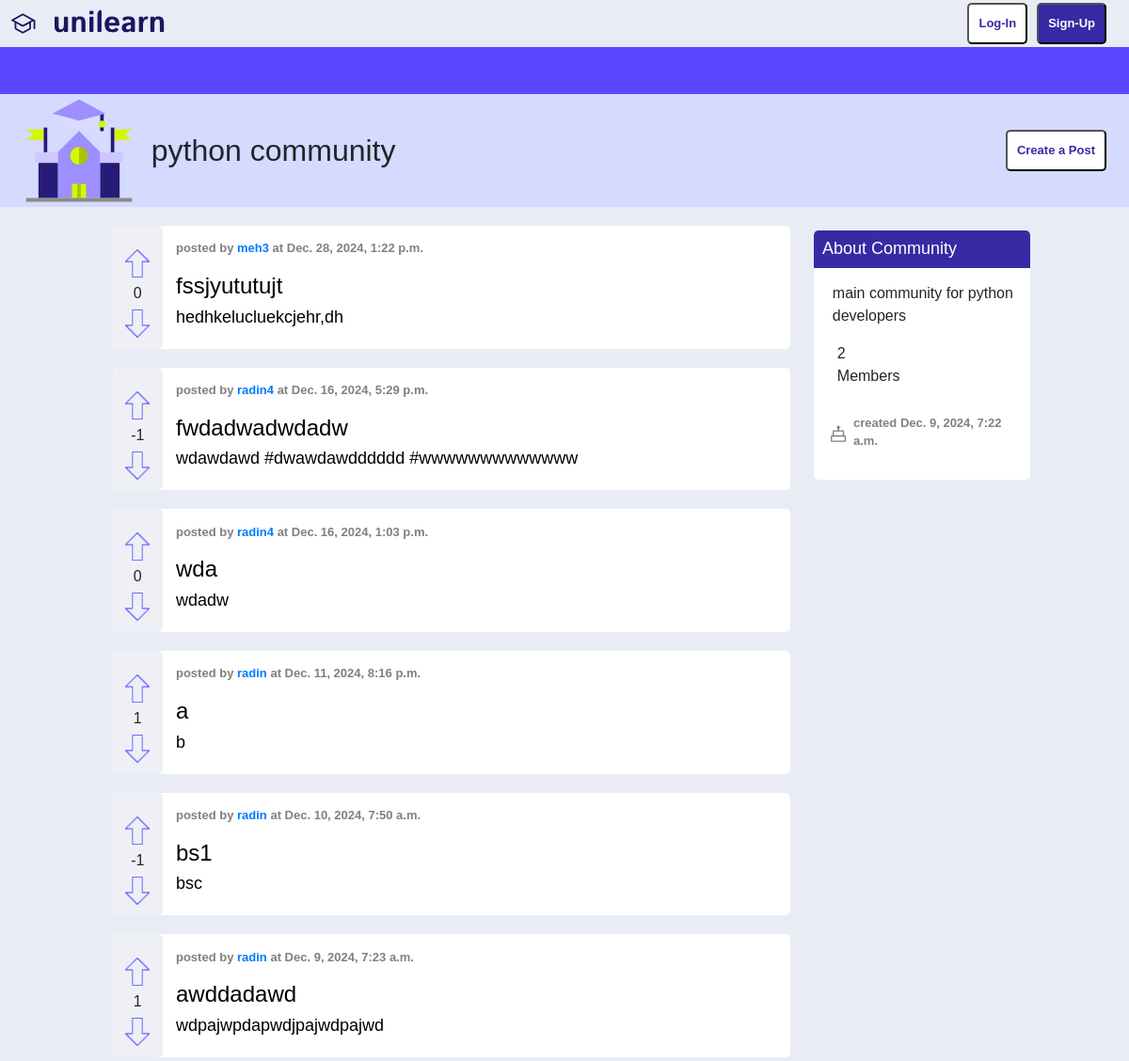
The app's page /subreddits/python community/ with its own data.
### main/models.py (models this page shows, shortened)
class Subreddit(models.Model):
    name = models.CharField(max_length=100, unique=True)
    description = models.TextField(blank=True)
    created_by = models.ForeignKey(CustomUser, on_delete=models.CASCADE, related_name="created_subreddits")
    created_at = models.DateTimeField(auto_now_add=True)
    moderators = models.ManyToManyField(CustomUser, related_name="moderated_subreddits")

class Post(models.Model):
    title = models.CharField(max_length=300)
    content = models.TextField()
    author = models.ForeignKey(CustomUser, on_delete=models.CASCADE, related_name="posts")
    subreddit = models.ForeignKey(Subreddit, on_delete=models.CASCADE, related_name="posts")
    upvotes = models.ManyToManyField(CustomUser, related_name="post_upvotes", blank=True)
    downvotes = models.ManyToManyField(CustomUser, related_name="post_downvotes", blank=True)
    votes = models.IntegerField(default=0)
    created_at = models.DateTimeField(auto_now_add=True)
    updated_at = models.DateTimeField(auto_now=True)
    @property
    def vote_counts(self):
        return self.upvotes.count() - self.downvotes.count()

class CustomUser(AbstractUser):
    email = models.EmailField(unique=True)
    full_name = models.CharField(max_length=100, blank=True, null=True)
    phone_number = models.CharField(max_length=30, blank=True, null=True)
    mobile = models.CharField(max_length=30, blank=True, null=True)
    address = models.CharField(max_length=100, blank=True, null=True)
    description = models.TextField(blank=True, null=True)
    karma = models.IntegerField(default=0)  # Tracks user's overall karma
    date_joined = models.DateTimeField(auto_now_add=True)  # When the user created the account
    last_online = models.DateTimeField(null=True, blank=True)  # Last time the user was online
    followed_subreddits = models.ManyToManyField('Subreddit', related_name='followers', blank=True)
    profile_picture = models.ImageField(
        upload_to='profile_pictures/',
        blank=True,
        null=True,
        default='profile_pictures/default_profile_picture.png'
    )
    website = models.URLField(max_length=200, blank=True, null=True, default='http://website.com')
    github = models.URLField(max_length=200, blank=True, null=True, default='http://github.com')
    twitter = models.URLField(max_length=200, blank=True, null=True, default='http://x.com')
    linkedin = models.URLField(max_length=200, blank=True, null=True, default='http://linkedin.com')
    instagram = models.URLField(max_length=200, blank=True, null=True, default='http://instagram.com')
    facebook = models.URLField(max_length=200, blank=True, null=True, default='http://facebook.com')

### main/views.py (the view)
# urls.py: path('subreddits/<str:subreddit_name>/', views.subreddit_detail, name='subreddit_detail'),
def subreddit_detail(request, subreddit_name):
    subreddit = get_object_or_404(Subreddit, name=subreddit_name)
    posts = Post.objects.filter(subreddit=subreddit).order_by('-created_at')
    return render(request, 'templates/community_page.html', {'subreddit': subreddit, 'posts': posts})

### main/templates/community_page.html (shortened to what this page needs)
{% load static %}
<!DOCTYPE html>
<html lang="en">
<head>
    <link rel="stylesheet" href="https://cdnjs.cloudflare.com/ajax/libs/font-awesome/5.15.2/css/all.min.css">
    <link rel="stylesheet" href="https://cdn.jsdelivr.net/npm/bootstrap@4.0.0/dist/css/bootstrap.min.css">
    <link rel="stylesheet" href="{% static 'community_page.css'%}">
</head>
<body>
<div class="page">
    <div class="pageHeader">
        <div class="top-section">
            <a href="{% url 'home' %}">
                <div class="site-name">
                </div>
            </a>
            <div class="buttons">
                {% if not user.is_authenticated %}
                <a href="{% url 'login' %}"><button class="log-in"><span class="font">Log-In</span></button></a>
                <a href="{% url 'signup' %}"><button class="sign-up"><span class="font">Sign-Up</span></button></a>
                {% endif %}
            </div>
        </div>
        <div class="design">
            <div class="header-design">
                <div class="color-bar"></div>
                <div class="titleOfSite" style="margin: 0%; justify-content: space-between;" >
                    <div class="definition" style="display: flex; flex-direction: row; align-items: center; justify-content: start; margin-left: 2%; min-width: 70%;">
                        <h1 class="def">{{subreddit.name}}</h1>
                    </div>
                    <div class="buttons">
                        {% if user.is_authenticated %}
                            {% if subreddit in user.followed_subreddits.all %}
                            <a href="{% url 'follow_subreddit' subreddit.name %}"><button class="join">Unfollow Community</button></a>
                            {% else %}
                            <a href="{% url 'follow_subreddit' subreddit.name %}"><button class="join">Join</button></a>
                            {% endif %}
                        <a href="{% url 'create_post' subreddit.name %}"><button class="create-post">Create a Post</button></a>
                        {% else %}
                        <a href="{% url 'create_post' subreddit.name %}"><button class="create-post">Create a Post</button></a>
                        {% endif %}
                    </div>
                </div>
            </div>
        </div>
    </div>
    <div class="general">
        <div class="news">
            {% if posts %}
            <div class="posts">
                {% for post in posts %}
                <div class="post" style="display: flex; flex-direction: row;">
                    <div class="side-bar" style="min-height: 30px;">
                        <a href="{% url 'upvote_post_from_community' post.id %}">
                            {% if not request.user in post.upvotes.all or not user.is_authenticated %}
                            <img alt="upvote" src="{% static 'images/up-arrow-empty.png' %}" style="max-width: 30px; max-height: 30px; margin:5px;">
                            {% else %}
                            <img alt="unupvote" src="{% static 'images/up-arrow-full.png' %}" style="max-width: 30px; max-height: 30px; margin:5px;">
                            {% endif %}
                        </a>
                        <div class="vote-count">{{post.vote_counts}}</div>
                        <a href="{% url 'downvote_post_from_community' post.id %}">
                            {% if not request.user in post.downvotes.all or not user.is_authenticated %}
                            <img alt="downvote" src="{% static 'images/down-arrow-empty.png' %}"style="max-width: 30px; max-height: 30px; margin:5px;">
                            {% else %}
                            <img alt="undownvote" src="{% static 'images/down-arrow-full.png' %}"style="max-width: 30px; max-height: 30px; margin:5px;">
                            {% endif %}
                        </a>
                    </div>
                        <div class="texts" style="margin: 2%;">
                        <p class="info">posted by <a href="{% url 'user_profile' post.author.username %}"><strong>{{ post.author.username}}</strong></a> at <strong>{{post.created_at}}</strong></p>
                        <a href="{% url 'post_detail' post.id %}" style="text-decoration: none; color: black;">
                            <h3 class="main-content" style="font-size: x-large;">
                            {{ post.title }}
                            </h3>
                        </a>
                        <a href="{% url 'post_detail' post.id %}" style="text-decoration: none; color: black;">
                            <h4 class="detailOfContent" style="font-size: large;">
                            {{ post.content}}
                            </h4>
                        </a>
                        </div>
                </div>
                {% endfor %}
            </div>
            {% else %}
            <p>No posts available in this subreddit.</p>
            {% endif %}
        </div>
        <div class="details">
            <div class="aboutCommunity" style="border-radius: 5px; margin: 2%;">
                <div class="top-bar" style="border-top-left-radius: 5px; border-top-right-radius: 5px;">
                    <h3 class="title-of-details" style="font-size: large; margin: 4%;">About Community</h3>
                </div>
                <div class="short-def" style="margin: 15px;">
                    <p class="com-def" style="margin-left: 5px;">{{ subreddit.description}}</p>
                    <div class="members-detail">
                        <p class="com-detail">
                            {{subreddit.followers.count}}
                            <br>
                            Members
                        </p>
                    </div>
                    <div class="date-creation">
                        <p class="info" style="margin-top: 6%; margin-left: 5px;"> created {{subreddit.created_at}}</p>
                    </div>
                </div>
            </div>
        </div>
    </div>
</div>
</body>
</html>

### statics/community_page.css (style rules this page uses)
body { margin:0; background-color: rgb(233, 236, 245); font-family: Arial; }
.moderators , .aboutCommunity { background-color: rgb(255, 255, 255);; display: flex; flex-direction: column; justify-content: start; border-radius: 5px; }
.top-bar { margin: 0; background-color: rgb(56, 41, 164) }
.title-of-details { margin-left: 10px; color: rgb(255, 255, 255); }
.com-detail { margin-left: 10px; }
.date-creation { display: flex; flex-direction: row; align-items: center; }
.members-detail { display: flex; flex-direction: row; align-items: center; }
.page { display: flex; flex-direction: column; gap: 20px; background-color: rgb(233, 236, 245); }
.pageHeader { display: flex; flex-direction: column; margin-top: 0; }
.logo-img { max-width: 120px; margin-right: 2%; margin-top: 0; margin-bottom: 0; height: 100%; }
.top-section { display: flex; flex-direction: row; justify-content: space-between; align-items: center; height: 50px; background-color: rgb(233, 236, 245); }
.site-name { display: flex; flex-direction: row; align-items: center; margin-left: 1% ; padding-top: 1%; margin-bottom: 1%; }
.unilearn { margin-top: 2%; }
.color-bar { margin: 0; padding-top: 0px; background-color: rgb(91, 69, 255); height: 50px; }
.titleOfSite { display: flex; flex-direction: row; justify-content: space-around; align-items: center; background-color: rgb(213,218,255); object-fit: contain; min-height: 60px; border-style: none; }
.def { margin-top: 0; margin-bottom: 0; margin-right: 10px; padding-right: 0; font-size: xx-large; }
.join , .sign-up { font-size: small; border-radius: 5px; background-color: rgb(56,41,164); color: white; font-weight: 700; padding: 10px; }
.log-in,.create-post { font-size: small; border-radius: 5px; background-color: white; color: rgb(56,41,164); font-weight: 700; padding: 10px; }
.buttons { display: flex; flex-direction: row; justify-content: center; align-items: center; gap: 10px; margin-right: 2%; }
.grat-hat { height: 30px; }
.header-design { display: flex; flex-direction: column; }
.general { display: flex; flex-direction: row; justify-content:center; align-items: start; gap: 20px; padding-top: 0; }
.news,.details { flex-wrap: wrap; display: flex; flex-direction: column; justify-content: space-between; gap: 20px; border-radius: 5px; }
.pinned, .header, .aboutCommunity, .moderators { background-color: white; border-radius: 5px; }
.news { width:60%; }
.details { width: 20%; }
.posts { border-radius: 5px; display: flex; flex-direction: column; gap: 20px; flex: 3; }
.post { border-radius: 5px; background-color: rgb(255, 255, 255); }
.texts { flex: 15; }
.side-bar { flex: 1; background-color: rgb(238, 240, 245); text-align: center; border-radius: 5px; padding: 5px; padding-top: 20px; }
.info { font-size: small; font-weight: 600; color: grey; }

### records on screen
Subreddit: name "python community", description "main community for python developers", followers.count "2", created_at "Dec. 9, 2024, 7:22 a.m."
Post: vote_counts "0", author.username "meh3", created_at "Dec. 28, 2024, 1:22 p.m.", title "fssjyututujt", content "hedhkelucluekcjehr,dh"
Post: vote_counts "-1", author.username "radin4", created_at "Dec. 16, 2024, 5:29 p.m.", title "fwdadwadwdadw", content "wdawdawd #dwawdawdddddd #wwwwwwwwwwwww"
Post: vote_counts "0", author.username "radin4", created_at "Dec. 16, 2024, 1:03 p.m.", title "wda", content "wdadw"
Post: vote_counts "1", author.username "radin", created_at "Dec. 11, 2024, 8:16 p.m.", title "a", content "b"
Post: vote_counts "-1", author.username "radin", created_at "Dec. 10, 2024, 7:50 a.m.", title "bs1", content "bsc"
Post: vote_counts "1", author.username "radin", created_at "Dec. 9, 2024, 7:23 a.m.", title "awddadawd", content "wdpajwpdapwdjpajwdpajwd"
